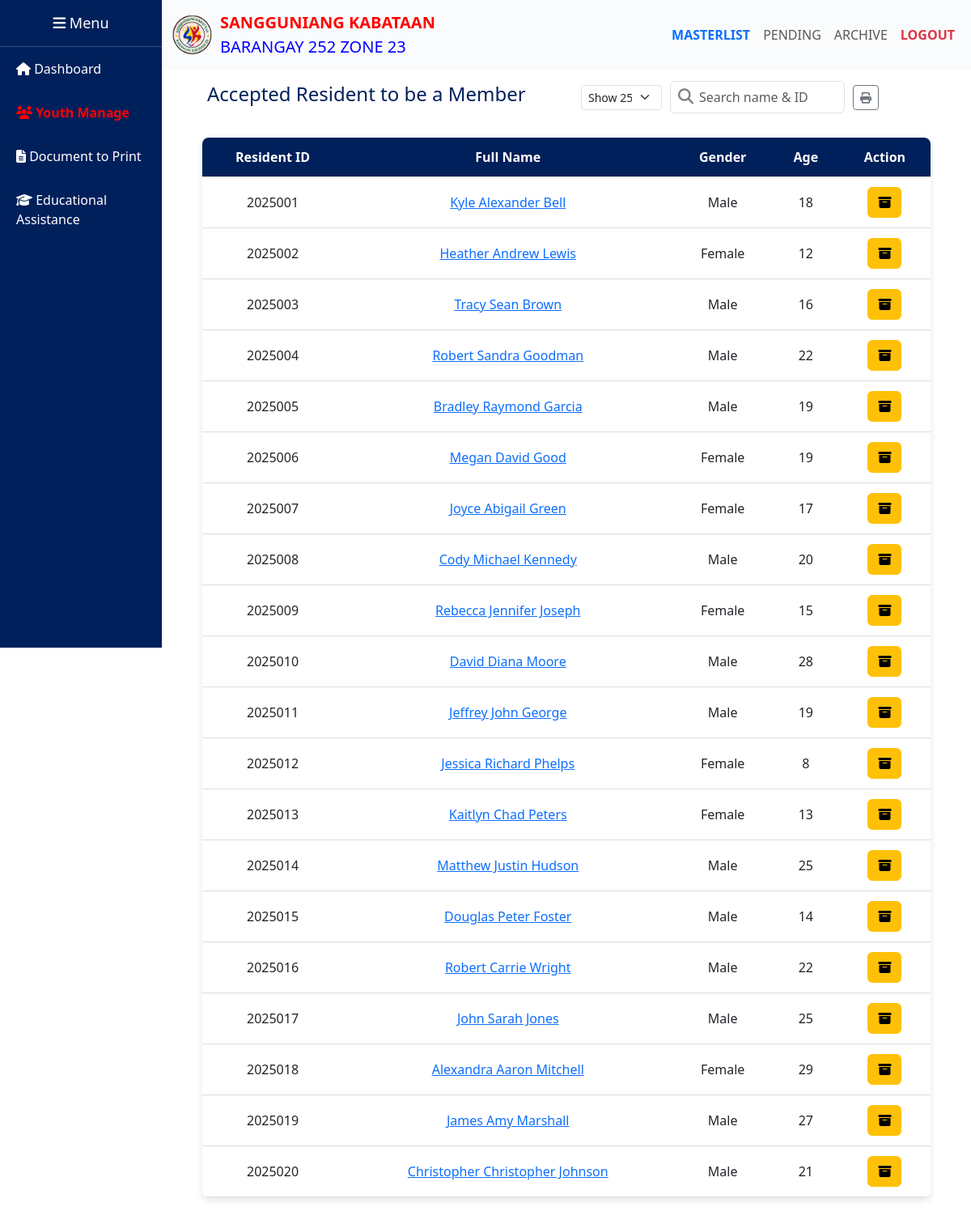
Page /youth_manage.php (signed in) on the committed database.
### tables this page shows
CREATE TABLE `accepted_members` (
  `id` int(11) NOT NULL,
  `members_id` int(11) NOT NULL,
  `res_id` int(11) NOT NULL,
  `status` tinyint(4) DEFAULT 1,
  `archive` enum('Yes','No') DEFAULT 'No'
);

CREATE TABLE `skmembers_queue` (
  `id` int(11) NOT NULL,
  `first_name` varchar(50) NOT NULL,
  `middle_name` varchar(50) NOT NULL,
  `last_name` varchar(50) NOT NULL,
  `suffix` varchar(11) NOT NULL,
  `address` varchar(100) NOT NULL,
  `contact_num1` int(111) NOT NULL,
  `contact_num2` int(11) NOT NULL,
  `email` varchar(50) NOT NULL,
  `gender` varchar(11) NOT NULL,
  `age` int(11) NOT NULL,
  `blood_type` varchar(11) NOT NULL,
  `dob` varchar(50) NOT NULL,
  `religion` varchar(50) NOT NULL,
  `PWD` varchar(11) NOT NULL,
  `nationality` varchar(11) NOT NULL,
  `father_fullname` varchar(100) NOT NULL,
  `mother_fullname` varchar(100) NOT NULL,
  `contact_person` varchar(100) NOT NULL,
  `cp_relationship` varchar(50) NOT NULL,
  `cp_contactnum` int(11) NOT NULL,
  `cp_telephonenum` int(11) NOT NULL,
  `cp_address` varchar(100) NOT NULL,
  `status` tinyint(1) DEFAULT 0
);

### youth_manage.php (the view, shortened to what this page needs)
<?php
include('database.php');
$update_archive_sql =
    "UPDATE accepted_members a
    JOIN skmembers_queue q ON a.members_id = q.id
    SET a.archive = 'Yes'
    WHERE q.age >= 31";
mysqli_query($conn, $update_archive_sql);
$accepted_sql =
    "SELECT
        a.res_id,
        q.id,
        q.first_name,
        q.middle_name,
        q.last_name,
        q.gender,
        q.age
    FROM accepted_members a
    JOIN skmembers_queue q ON a.members_id = q.id
    WHERE a.archive = 'No'
    AND q.age BETWEEN 1 AND 30";
$accepted_result = mysqli_query($conn, $accepted_sql);
?>
<!DOCTYPE html>
<html lang="en">
<head>
    <link href="https://cdn.jsdelivr.net/npm/bootstrap@5.3.0/dist/css/bootstrap.min.css" rel="stylesheet" />
    <link rel="stylesheet" href="https://cdnjs.cloudflare.com/ajax/libs/font-awesome/6.4.0/css/all.min.css" />
</head>
<body>
    <?php include 'navbar.php'; ?>
    <main>
        <div style="width: 90%; display: flex; justify-content: space-between; align-items: center; margin-bottom: 10px;">
            <h1>Accepted Resident to be a Member</h1>
            <div style="display: flex; align-items: center; gap: 10px;">
                <select id="rowsPerPage" class="form-select form-select-sm" style="width: 100px;">
                    <option value="25" selected>Show 25</option>
                </select>
                <div class="search-container">
                    <i class="fa fa-search search-icon"></i>
                    <input type="text" id="searchInput" class="form-control search-input" placeholder="Search name & ID">
                </div>
                <button id="printTable" class="btn btn-outline-secondary btn-sm" title="Print Table">
                    <i class="fa fa-print"></i>
                </button>
            </div>
        </div>
        <table id="acceptedTable">
            <thead>
                <tr>
                    <th>Resident ID</th>
                    <th>Full Name</th>
                    <th>Gender</th>
                    <th>Age</th>
                    <th>Action</th>
                </tr>
            </thead>
            <tbody>
                <?php while ($row = mysqli_fetch_assoc($accepted_result)) : ?>
                    <tr class="resident-row">
                        <td><?= htmlspecialchars($row['res_id']) ?></td>
                        <td>
                            <a href="#" class="member-name-link" data-id="<?= $row['id'] ?>">
                                <?= htmlspecialchars($row['first_name'] . " " . $row['middle_name'] . " " . $row['last_name']) ?>
                            </a>
                        </td>
                        <td><?= htmlspecialchars($row['gender']) ?></td>
                        <td><?= htmlspecialchars($row['age']) ?></td>
                        <td>
                            <button class="btn btn-warning archive-btn" data-id="<?= $row['id'] ?>" title="Archive">
                                <i class="fa fa-archive"></i>
                            </button>
                        </td>
                    </tr>
                <?php endwhile; ?>
            </tbody>
        </table>
    </main>
</body>
</html>

### navbar.php (shortened to what this page needs)
<link rel="stylesheet" href="https://cdnjs.cloudflare.com/ajax/libs/font-awesome/6.4.2/css/all.min.css">
<body>
    <?php $current_page = basename($_SERVER['PHP_SELF']); ?>
    <?php if (isset($_SESSION['username'])) : ?>
        <div class="sidebar">
            <div class="sidebar-header">
                <i class="fas fa-bars"></i> <span class="header-title">Menu</span>
            </div>
            <a href="dashboard.php" class="<?= $current_page == 'dashboard.php' ? 'active' : ''; ?>">
                <i class="fas fa-home"></i> <span>Dashboard</span>
            </a>
            <a href="youth_manage.php" class="<?= $current_page == 'youth_manage.php' ? 'active' : ''; ?>">
                <i class="fas fa-users"></i> <span>Youth Manage</span>
            </a>
            <a href="doc_to_print.php" class="<?= $current_page == 'doc_to_print.php' ? 'active' : ''; ?>">
                <i class="fas fa-file-alt"></i> <span>Document to Print</span>
            </a>
            <a href="accepted_assistance.php" class="<?= $current_page == 'accepted_assistance.php' ? 'active' : ''; ?>">
                <i class="fas fa-graduation-cap"></i> <span>Educational Assistance</span>
            </a>
        </div>
    <?php endif; ?>
    <nav class="navbar navbar-expand-lg navbar-light fixed-top">
        <div class="container-fluid">
            <a class="navbar-brand d-flex align-items-center" href="#" onclick="window.scrollTo({top: 0, behavior: 'smooth'}); return false;">
                <img src="SKFILES/Org_Chart_and_Logos/SK_LOGO.jpg" alt="Logo" style="height: 50px; width: 50px; border-radius: 50%; object-fit: cover; margin-right: 10px;">
                <span>
                    <span style="font-weight: bold; color: red;">SANGGUNIANG KABATAAN</span><br>
                    <span style="color: blue;">BARANGAY 252 ZONE 23</span>
                </span>
            </a>
            <div class="collapse navbar-collapse justify-content-end" id="navbarNav">
                <ul class="navbar-nav">
                    <?php if (!isset($_SESSION['username'])) : ?>
                        <li class="nav-item">
                            <a class="nav-link <?= $current_page == 'home.php' ? 'active' : ''; ?>" href="home.php">HOME</a>
                        </li>
                        <li class="nav-item dropdown">
                            <a class="nav-link dropdown-toggle <?= in_array($current_page, ['request_residentID.php', 'docreq_form.php', 'educ_assistance_form.php', 'request.php']) ? 'active' : ''; ?>"
                                id="navbarDropdown" role="button" data-bs-toggle="dropdown" aria-expanded="false">
                                REQUEST
                            </a>
                            <ul class="dropdown-menu" aria-labelledby="navbarDropdown">
                                <li><a class="dropdown-item <?= $current_page == 'request_residentID.php' ? 'active' : ''; ?>" href="request_residentID.php">Resident ID Request</a></li>
                                <li><a class="dropdown-item <?= $current_page == 'docreq_form.php' ? 'active' : ''; ?>" href="docreq_form.php">Print Document Request</a></li>
                                <li><a class="dropdown-item <?= $current_page == 'educ_assistance_form.php' ? 'active' : ''; ?>" href="educ_assistance_form.php">Educational Assistance</a></li>
                            </ul>
                        </li>
                        <li class="nav-item">
                            <a class="nav-link <?= $current_page == 'contact.php' ? 'active' : ''; ?>" href="#footer">CONTACT US</a>
                        </li>
                        <li class="nav-item">
                            <a class="nav-link <?= $current_page == 'login.php' ? 'active' : ''; ?>" href="login.php">LOGIN</a>
                        </li>
                    <?php else : ?>
                        <?php if ($current_page == 'dashboard.php') : ?>
                        <?php elseif (in_array($current_page, ['youth_manage.php', 'pending_reqID.php', 'youth_archive.php','archive-youth.php'])) : ?>
                            <li class="nav-item">
                                <a class="nav-link <?= $current_page == 'youth_manage.php' ? 'fw-bold text-primary' : ''; ?>" href="youth_manage.php">MASTERLIST</a>
                            </li>
                            <li class="nav-item">
                                <a class="nav-link <?= $current_page == 'pending_reqID.php' ? 'fw-bold text-primary' : ''; ?>" href="pending_reqID.php">PENDING</a>
                            </li>
                            <li class="nav-item">
                                <a class="nav-link <?= $current_page == 'archive-youth.php' ? 'fw-bold text-primary' : ''; ?>" href="archive-youth.php">ARCHIVE</a>
                            </li>
                        <?php endif; ?>
                        <li class="nav-item">
                            <a class="nav-link text-danger fw-bold" href="logout.php">LOGOUT</a>
                        </li>
                    <?php endif; ?>
                </ul>
            </div>
        </div>
    </nav>
</body>

### youth_manage.php (style rules this page uses)
body { display: flex; flex-direction: column; min-height: 100vh; padding-top: 100px; margin-left: 200px; }
main { flex: 1; display: flex; flex-direction: column; align-items: center; }
h1 { margin-left: 6px; font-size: 24px; color: #00205b; }
table { width: 90%; margin: 20px auto; border-collapse: collapse; background-color: white; box-shadow: 0px 4px 8px rgba(0, 0, 0, 0.1); border-radius: 8px; overflow: hidden; }
th, td { padding: 12px; text-align: center; border-bottom: 1px solid #ddd; }
th { background-color: #00205b; color: white; }
.search-container { position: relative; width: 50%; display: flex; align-items: center; gap: 0.75rem; }
.search-icon { position: absolute; left: 10px; font-size: 1.2rem; color: gray; }
.search-input { padding-left: 35px; height: 40px; flex: 1; }

### rows in the picture
accepted_members: res "2025001", skmembers_queue.first_name+middle_name+last_name "Kyle Alexander Bell", skmembers_queue.gender "Male", skmembers_queue.age "18"
accepted_members: res "2025002", skmembers_queue.first_name+middle_name+last_name "Heather Andrew Lewis", skmembers_queue.gender "Female", skmembers_queue.age "12"
accepted_members: res "2025003", skmembers_queue.first_name+middle_name+last_name "Tracy Sean Brown", skmembers_queue.gender "Male", skmembers_queue.age "16"
accepted_members: res "2025004", skmembers_queue.first_name+middle_name+last_name "Robert Sandra Goodman", skmembers_queue.gender "Male", skmembers_queue.age "22"
accepted_members: res "2025005", skmembers_queue.first_name+middle_name+last_name "Bradley Raymond Garcia", skmembers_queue.gender "Male", skmembers_queue.age "19"
accepted_members: res "2025006", skmembers_queue.first_name+middle_name+last_name "Megan David Good", skmembers_queue.gender "Female", skmembers_queue.age "19"
accepted_members: res "2025007", skmembers_queue.first_name+middle_name+last_name "Joyce Abigail Green", skmembers_queue.gender "Female", skmembers_queue.age "17"
accepted_members: res "2025008", skmembers_queue.first_name+middle_name+last_name "Cody Michael Kennedy", skmembers_queue.gender "Male", skmembers_queue.age "20"
accepted_members: res "2025009", skmembers_queue.first_name+middle_name+last_name "Rebecca Jennifer Joseph", skmembers_queue.gender "Female", skmembers_queue.age "15"
accepted_members: res "2025010", skmembers_queue.first_name+middle_name+last_name "David Diana Moore", skmembers_queue.gender "Male", skmembers_queue.age "28"
accepted_members: res "2025011", skmembers_queue.first_name+middle_name+last_name "Jeffrey John George", skmembers_queue.gender "Male", skmembers_queue.age "19"
accepted_members: res "2025012", skmembers_queue.first_name+middle_name+last_name "Jessica Richard Phelps", skmembers_queue.gender "Female", skmembers_queue.age "8"
accepted_members: res "2025013", skmembers_queue.first_name+middle_name+last_name "Kaitlyn Chad Peters", skmembers_queue.gender "Female", skmembers_queue.age "13"
accepted_members: res "2025014", skmembers_queue.first_name+middle_name+last_name "Matthew Justin Hudson", skmembers_queue.gender "Male", skmembers_queue.age "25"
accepted_members: res "2025015", skmembers_queue.first_name+middle_name+last_name "Douglas Peter Foster", skmembers_queue.gender "Male", skmembers_queue.age "14"
accepted_members: res "2025016", skmembers_queue.first_name+middle_name+last_name "Robert Carrie Wright", skmembers_queue.gender "Male", skmembers_queue.age "22"
accepted_members: res "2025017", skmembers_queue.first_name+middle_name+last_name "John Sarah Jones", skmembers_queue.gender "Male", skmembers_queue.age "25"
accepted_members: res "2025018", skmembers_queue.first_name+middle_name+last_name "Alexandra Aaron Mitchell", skmembers_queue.gender "Female", skmembers_queue.age "29"
accepted_members: res "2025019", skmembers_queue.first_name+middle_name+last_name "James Amy Marshall", skmembers_queue.gender "Male", skmembers_queue.age "27"
accepted_members: res "2025020", skmembers_queue.first_name+middle_name+last_name "Christopher Christopher Johnson", skmembers_queue.gender "Male", skmembers_queue.age "21"
